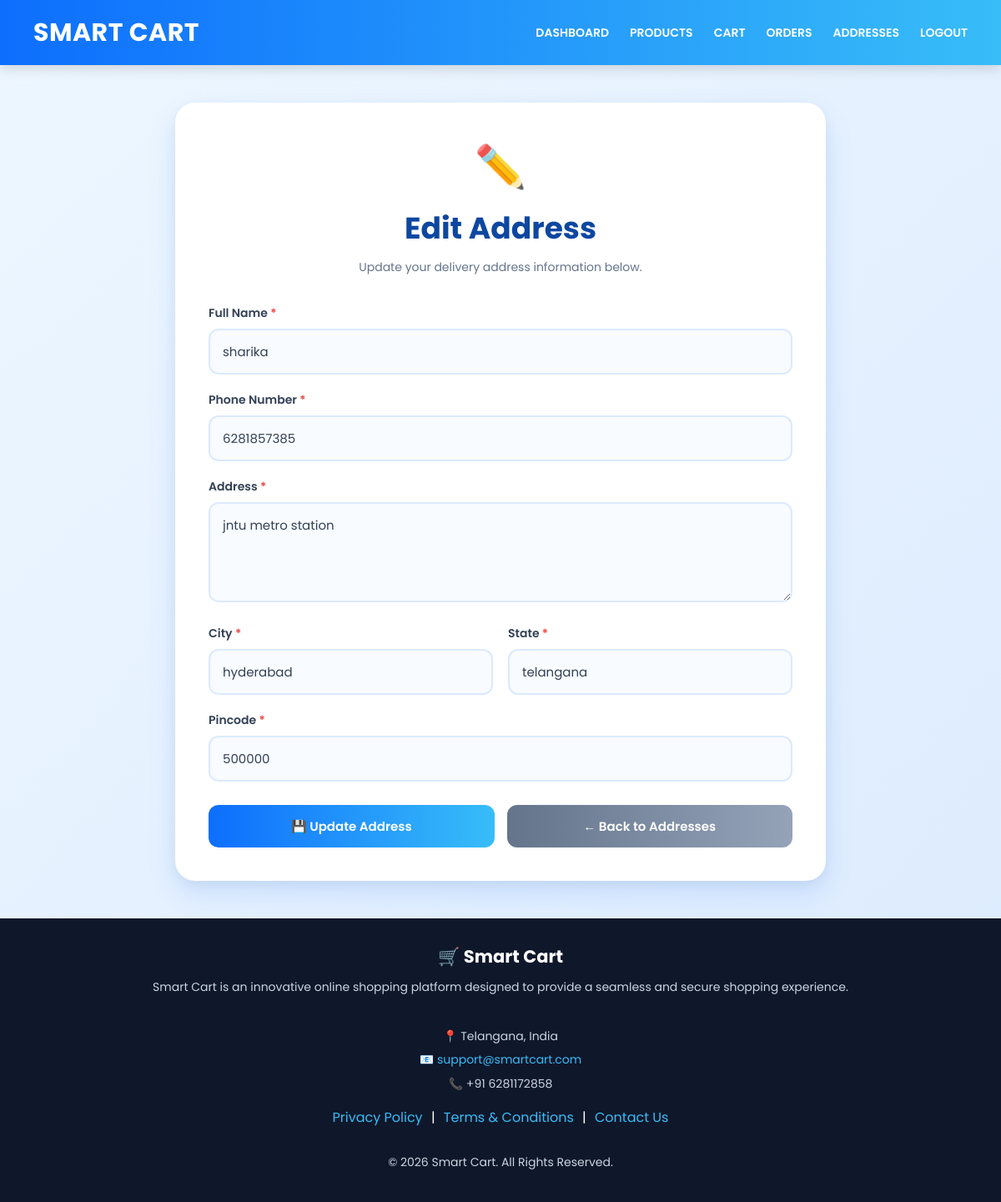
Screenshot of /user/edit-address/1 (signed in) with the database file from the repository.
### tables this page shows
CREATE TABLE addresses (
    address_id INTEGER PRIMARY KEY AUTOINCREMENT,
    user_id INTEGER NOT NULL,
    full_name TEXT NOT NULL,
    phone TEXT NOT NULL,
    address TEXT NOT NULL,
    city TEXT NOT NULL,
    state TEXT NOT NULL,
    pincode TEXT NOT NULL,
    FOREIGN KEY(user_id) REFERENCES users(user_id) ON DELETE CASCADE
);

### app.py (the view, shortened to what this page needs)
@app.route('/user/edit-address/<int:address_id>', methods=['GET', 'POST'])
def edit_address(address_id):
    if 'user_id' not in session:
        flash("Please login first!", "danger")
        return redirect(url_for('user_login'))
    conn = get_db_connection()
    cursor = conn.cursor(dictionary=True)
    cursor.execute(
        "SELECT * FROM addresses WHERE address_id=%s",
        (address_id,)
    )
    address = cursor.fetchone()
    cursor.close()
    conn.close()
    return render_template(
        "user/edit_address.html",
        address=address
    )

### templates/user/edit_address.html (shortened to what this page needs)
<!DOCTYPE html>
<html lang="en">
<head>
</head>
<body>
<nav class="navbar">
    <div class="logo">
        SMART CART
    </div>
    <div class="nav-links" id="navLinks">
        <a href="/user-dashboard">
            DASHBOARD
        </a>
        <a href="/user/products">
            PRODUCTS
        </a>
        <a href="/user/cart">
            CART
        </a>
        <a href="/user/orders">
            ORDERS
        </a>
        <a href="/user/address">
            ADDRESSES
        </a>
        <a href="/user-logout">
            LOGOUT
        </a>
    </div>
</nav>
<main class="main-content">
    <div class="address-card">
        <div class="card-header">
            <div class="edit-icon">
                ✏️
            </div>
            <h1>
                Edit Address
            </h1>
            <p>
                Update your delivery address information below.
            </p>
        </div>
        <form method="POST">
            <div class="form-group">
                <label for="full_name">
                    Full Name
                    <span class="required">*</span>
                </label>
                <input
                    type="text"
                    id="full_name"
                    name="full_name"
                    value="{{ address.full_name }}"
                    placeholder="Enter your full name"
                    autocomplete="name"
                    required>
            </div>
            <div class="form-group">
                <label for="phone">
                    Phone Number
                    <span class="required">*</span>
                </label>
                <input
                    type="tel"
                    id="phone"
                    name="phone"
                    value="{{ address.phone }}"
                    placeholder="Enter 10-digit phone number"
                    inputmode="numeric"
                    pattern="[0-9]{10}"
                    maxlength="10"
                    autocomplete="tel"
                    title="Please enter a valid 10-digit phone number"
                    required>
            </div>
            <div class="form-group">
                <label for="address">
                    Address
                    <span class="required">*</span>
                </label>
                <textarea
                    id="address"
                    name="address"
                    placeholder="House number, street, area, landmark..."
                    autocomplete="street-address"
                    required>{{ address.address }}</textarea>
            </div>
            <div class="row">
                <div class="form-group">
                    <label for="city">
                        City
                        <span class="required">*</span>
                    </label>
                    <input
                        type="text"
                        id="city"
                        name="city"
                        value="{{ address.city }}"
                        placeholder="Enter city"
                        autocomplete="address-level2"
                        required>
                </div>
                <div class="form-group">
                    <label for="state">
                        State
                        <span class="required">*</span>
                    </label>
                    <input
                        type="text"
                        id="state"
                        name="state"
                        value="{{ address.state }}"
                        placeholder="Enter state"
                        autocomplete="address-level1"
                        required>
                </div>
            </div>
            <div class="form-group">
                <label for="pincode">
                    Pincode
                    <span class="required">*</span>
                </label>
                <input
                    type="text"
                    id="pincode"
                    name="pincode"
                    value="{{ address.pincode }}"
                    placeholder="Enter 6-digit pincode"
                    inputmode="numeric"
                    pattern="[0-9]{6}"
                    maxlength="6"
                    autocomplete="postal-code"
                    title="Please enter a valid 6-digit pincode"
                    required>
            </div>
            <div class="btn-group">
                <button
                    type="submit"
                    class="btn save-btn">
                    💾 Update Address
                </button>
                <a
                    href="/user/address"
                    class="btn back-btn">
                    ← Back to Addresses
                </a>
            </div>
        </form>
    </div>
</main>
<footer>
    <h3>
        🛒 Smart Cart
    </h3>
    <p>
        Smart Cart is an innovative online shopping platform
        designed to provide a seamless and secure shopping experience.
    </p>
    <br>
    <p>
        📍 Telangana, India
    </p>
    <p>
        📧
        <a href="mailto:support@smartcart.com">
            support@smartcart.com
        </a>
    </p>
    <p>
        📞 +91 6281172858
    </p>
    <div class="footer-links">
        <a href="#">
            Privacy Policy
        </a>
        |
        <a href="#">
            Terms & Conditions
        </a>
        |
        <a href="/user-contact">
            Contact Us
        </a>
    </div>
    <br>
    <p>
        © 2026 Smart Cart. All Rights Reserved.
    </p>
</footer>
</body>
</html>

### templates/user/edit_address.html (style rules this page uses)
:root { --primary:#0d6efd; --secondary:#38bdf8; --dark:#0f172a; --light:#f8fbff; --danger:#ef4444; --success:#22c55e; }
* { margin:0; padding:0; box-sizing:border-box; font-family:'Poppins',sans-serif; }
html { scroll-behavior:smooth; }
body { min-height:100vh; display:flex; flex-direction:column; background:linear-gradient(135deg,#eef7ff,#dbeafe); color:#334155; }
.navbar { width:100%; min-height:78px; padding:15px 40px; display:flex; justify-content:space-between; align-items:center; background:linear-gradient(90deg,#0d6efd,#38bdf8); box-shadow:0 4px 15px rgba(0,0,0,.15); position:relative; z-index:1000; }
.logo { color:white; font-size:30px; font-weight:700; letter-spacing:.5px; white-space:nowrap; }
.nav-links { display:flex; align-items:center; gap:25px; }
.nav-links a { position:relative; color:white; text-decoration:none; font-size:14px; font-weight:600; transition:.3s; }
.nav-links a::after { content:""; position:absolute; left:0; bottom:-6px; width:0; height:2px; background:white; transition:.3s; }
.main-content { width:94%; max-width:780px; margin:45px auto; flex:1; display:flex; justify-content:center; align-items:center; }
.address-card { width:100%; background:white; padding:40px; border-radius:24px; box-shadow: 0 15px 35px rgba(13,110,253,.12), 0 5px 15px rgba(0,0,0,.05); }
.card-header { text-align:center; margin-bottom:32px; }
.edit-icon { font-size:50px; margin-bottom:8px; }
.card-header h1 { color:#0d47a1; font-size:36px; font-weight:700; margin-bottom:8px; }
.card-header p { color:#64748b; font-size:14px; line-height:1.7; }
.form-group { margin-bottom:20px; }
.form-group label { display:block; margin-bottom:8px; color:#334155; font-size:14px; font-weight:600; }
.required { color:#ef4444; }
.form-group input, .form-group textarea { width:100%; padding:14px 15px; border:2px solid #dbeafe; border-radius:12px; background:#f8fbff; color:#334155; font-size:15px; outline:none; transition:.3s; }
.form-group textarea { min-height:120px; resize:vertical; line-height:1.6; }
.row { display:grid; grid-template-columns:1fr 1fr; gap:18px; }
.btn-group { display:flex; gap:15px; margin-top:28px; }
.btn { flex:1; min-height:50px; padding:14px 20px; border:none; border-radius:12px; display:flex; justify-content:center; align-items:center; text-decoration:none; font-size:15px; font-weight:600; cursor:pointer; transition:.3s; }
.save-btn { background:linear-gradient(90deg,#0d6efd,#38bdf8); color:white; }
.back-btn { background:linear-gradient(90deg,#64748b,#94a3b8); color:white; }
footer { width:100%; padding:30px 20px; background:#0f172a; color:white; text-align:center; }
footer h3 { margin-bottom:10px; font-size:21px; }
footer p { max-width:850px; margin:5px auto; color:#cbd5e1; font-size:14px; line-height:1.7; }
footer a { color:#38bdf8; text-decoration:none; }
.footer-links { margin-top:15px; }
.footer-links a { margin:0 6px; }

### rows the page displays
addresses: full_name "sharika", phone "6281857385", address "jntu metro station", city "hyderabad", state "telangana", pincode "500000"
